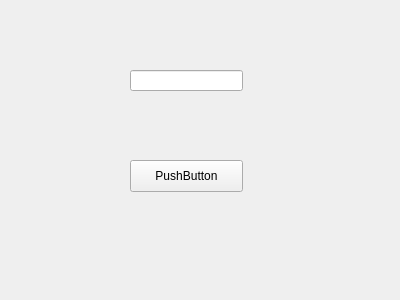
<?xml version="1.0" encoding="UTF-8"?>
<ui version="4.0">
 <class>Widget</class>
 <widget class="QWidget" name="Widget">
  <property name="geometry">
   <rect>
    <x>0</x>
    <y>0</y>
    <width>400</width>
    <height>300</height>
   </rect>
  </property>
  <property name="windowTitle">
   <string>Widget</string>
  </property>
  <widget class="QPushButton" name="pushButton">
   <property name="geometry">
    <rect>
     <x>130</x>
     <y>160</y>
     <width>113</width>
     <height>32</height>
    </rect>
   </property>
   <property name="text">
    <string>PushButton</string>
   </property>
  </widget>
  <widget class="QLineEdit" name="lineEdit">
   <property name="geometry">
    <rect>
     <x>130</x>
     <y>70</y>
     <width>113</width>
     <height>21</height>
    </rect>
   </property>
  </widget>
 </widget>
 <resources/>
 <connections/>
</ui>
